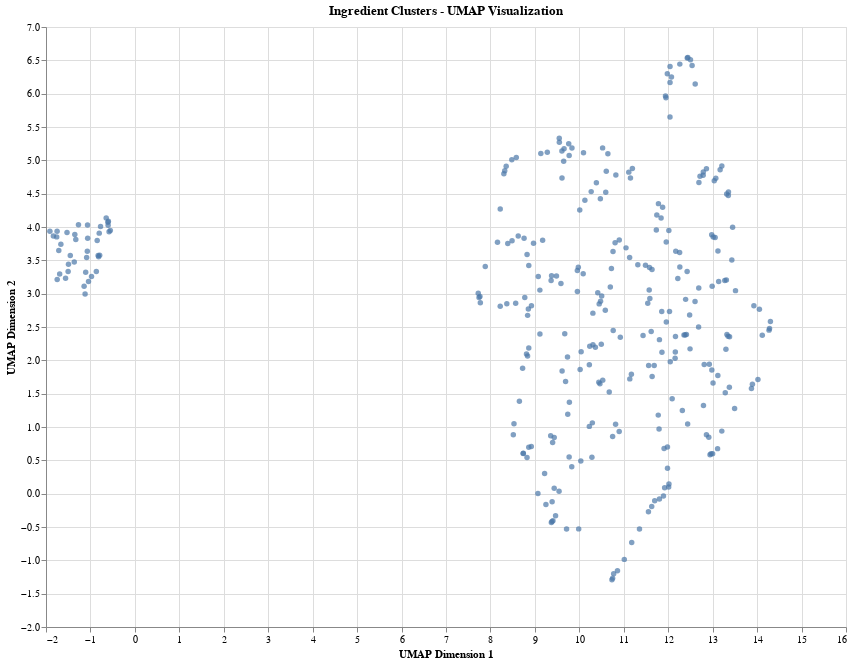

Here is the notebook cell this chart was saved with:
### Code cell
chart = alt.Chart(ingredient_embedding_df).mark_circle().add_params(
    alt.selection_point()
).encode(
    x=alt.X('UMAP1:Q', title='UMAP Dimension 1'),
    y=alt.Y('UMAP2:Q', title='UMAP Dimension 2'),
    tooltip=['ingredient_name:N']
).properties(
    width=800,
    height=600,
    title='Ingredient Clusters - UMAP Visualization'
).interactive()

# Display the chart
chart.show()

### Figure 1 — Vega-Lite specification as saved in the notebook (floating-point values rounded to 4 significant figures; data arrays with more than 128 entries replaced by an {"elided": "..."} marker saying what was removed)
{"config": {"view": {"continuousWidth": 300, "continuousHeight": 300}}, "data": {"name": "data-9de09b4913d611e1543e064b3bf9ca5e"}, "mark": {"type": "circle"}, "encoding": {"tooltip": [{"field": "ingredient_name", "type": "nominal"}], "x": {"field": "UMAP1", "title": "UMAP Dimension 1", "type": "quantitative"}, "y": {"field": "UMAP2", "title": "UMAP Dimension 2", "type": "quantitative"}}, "height": 600, "params": [{"name": "param_21", "select": {"type": "point"}}, {"name": "param_22", "select": {"type": "interval", "encodings": ["x", "y"]}, "bind": "scales"}], "title": "Ingredient Clusters - UMAP Visualization", "width": 800, "$schema": "https://vega.github.io/schema/vega-lite/v5.20.1.json", "datasets": {"data-9de09b4913d611e1543e064b3bf9ca5e": {"elided": "302 records"}}}
